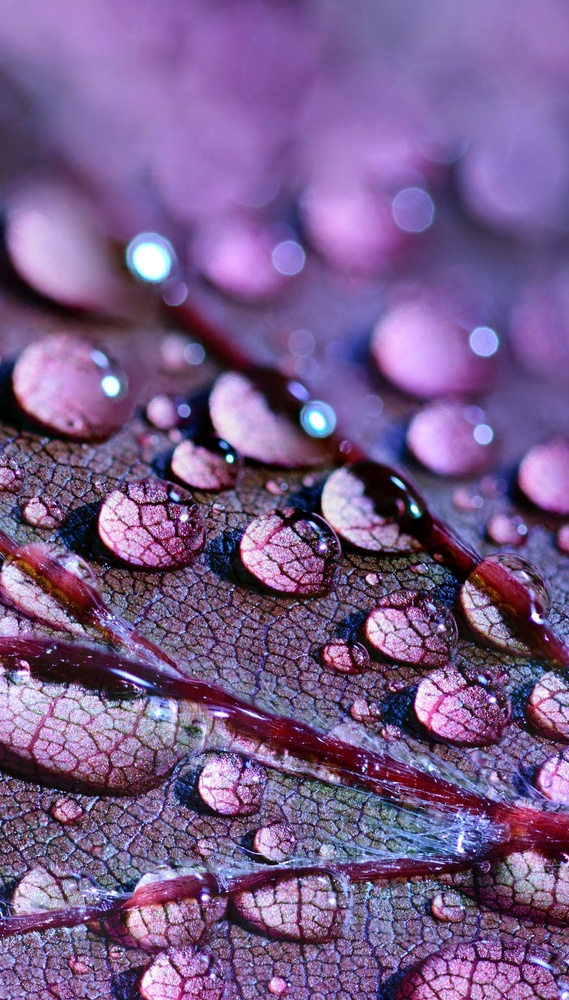
#> input picture mini project/1.jpg, 569 x 1000 px, shrunk from 2000 x 3518 before the run
$ python convert-to-pdf.py
#> lines starting #> are read from the running program, lines starting #| are printed output that depends on the picture
# pip install pillow
from PIL import Image
imgs=["1.jpg", "2.jpg", "3.jpg"]

pil_imgs=[Image.open(image).convert("RGB") for image in imgs]
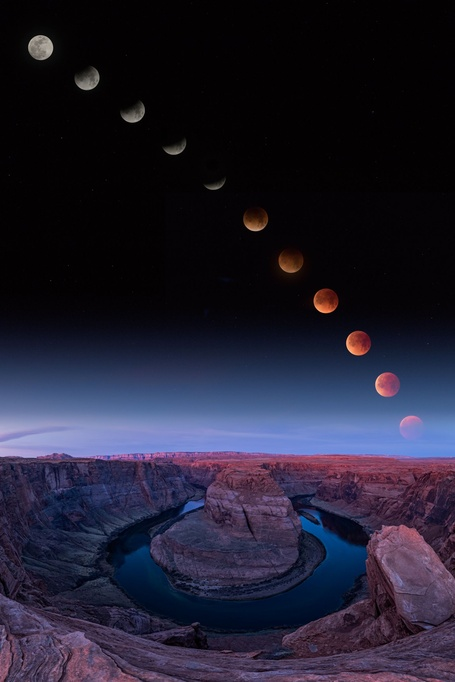
#> input picture mini project/2.jpg, 455 x 682 px, shrunk from 1600 x 2400 before the run
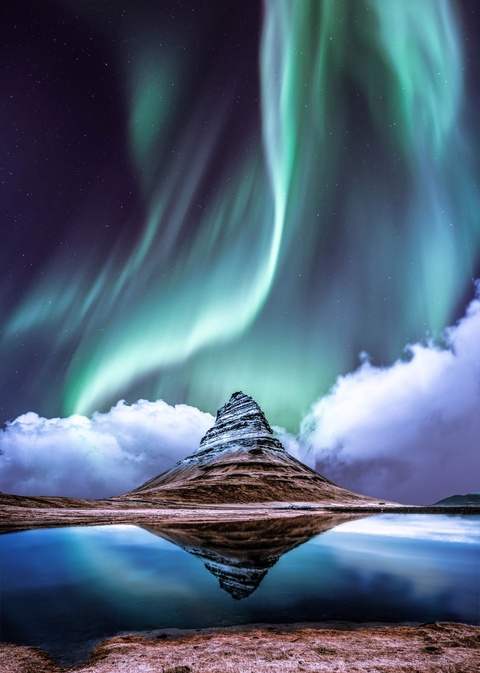
#> input picture mini project/3.jpg, 480 x 673 px, shrunk from 1690 x 2366 before the run
#> pil_imgs = 3 items

img_list=pil_imgs[1:]
#> img_list = 2 items
pil_imgs[0].save("m.pdf" ,save_all=True, append_images=img_list)
